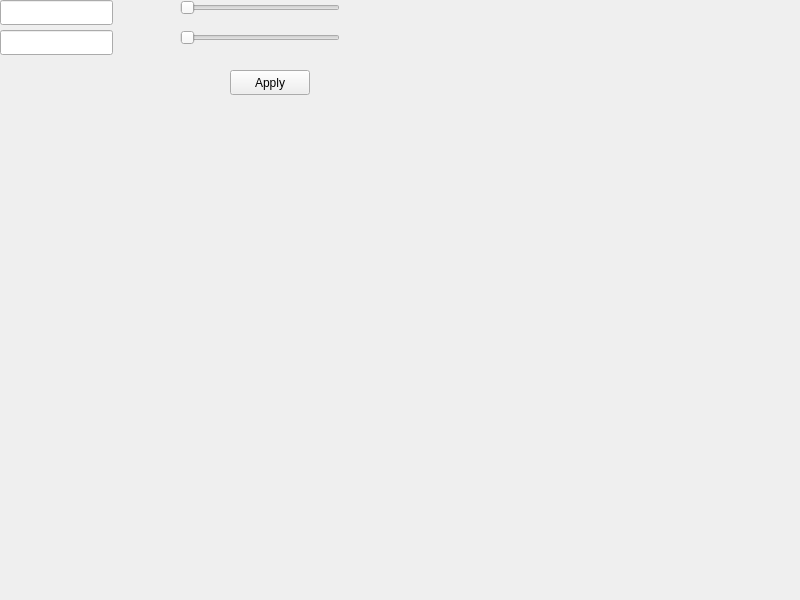
<?xml version="1.0" encoding="UTF-8"?>
<ui version="4.0">
 <class>Widget</class>
 <widget class="QWidget" name="Widget">
  <property name="geometry">
   <rect>
    <x>0</x>
    <y>0</y>
    <width>800</width>
    <height>600</height>
   </rect>
  </property>
  <property name="windowTitle">
   <string>Widget</string>
  </property>
  <widget class="QLineEdit" name="frequencyInput">
   <property name="geometry">
    <rect>
     <x>0</x>
     <y>0</y>
     <width>113</width>
     <height>25</height>
    </rect>
   </property>
  </widget>
  <widget class="QLineEdit" name="amplitudeInput">
   <property name="geometry">
    <rect>
     <x>0</x>
     <y>30</y>
     <width>113</width>
     <height>25</height>
    </rect>
   </property>
  </widget>
  <widget class="QSlider" name="frequencySlider">
   <property name="geometry">
    <rect>
     <x>180</x>
     <y>0</y>
     <width>160</width>
     <height>16</height>
    </rect>
   </property>
   <property name="orientation">
    <enum>Qt::Horizontal</enum>
   </property>
  </widget>
  <widget class="QSlider" name="amplitudeSlider">
   <property name="geometry">
    <rect>
     <x>180</x>
     <y>30</y>
     <width>160</width>
     <height>16</height>
    </rect>
   </property>
   <property name="orientation">
    <enum>Qt::Horizontal</enum>
   </property>
  </widget>
  <widget class="QPushButton" name="generateButton">
   <property name="geometry">
    <rect>
     <x>230</x>
     <y>70</y>
     <width>80</width>
     <height>25</height>
    </rect>
   </property>
   <property name="text">
    <string>Apply</string>
   </property>
  </widget>
 </widget>
 <resources/>
 <connections/>
</ui>
